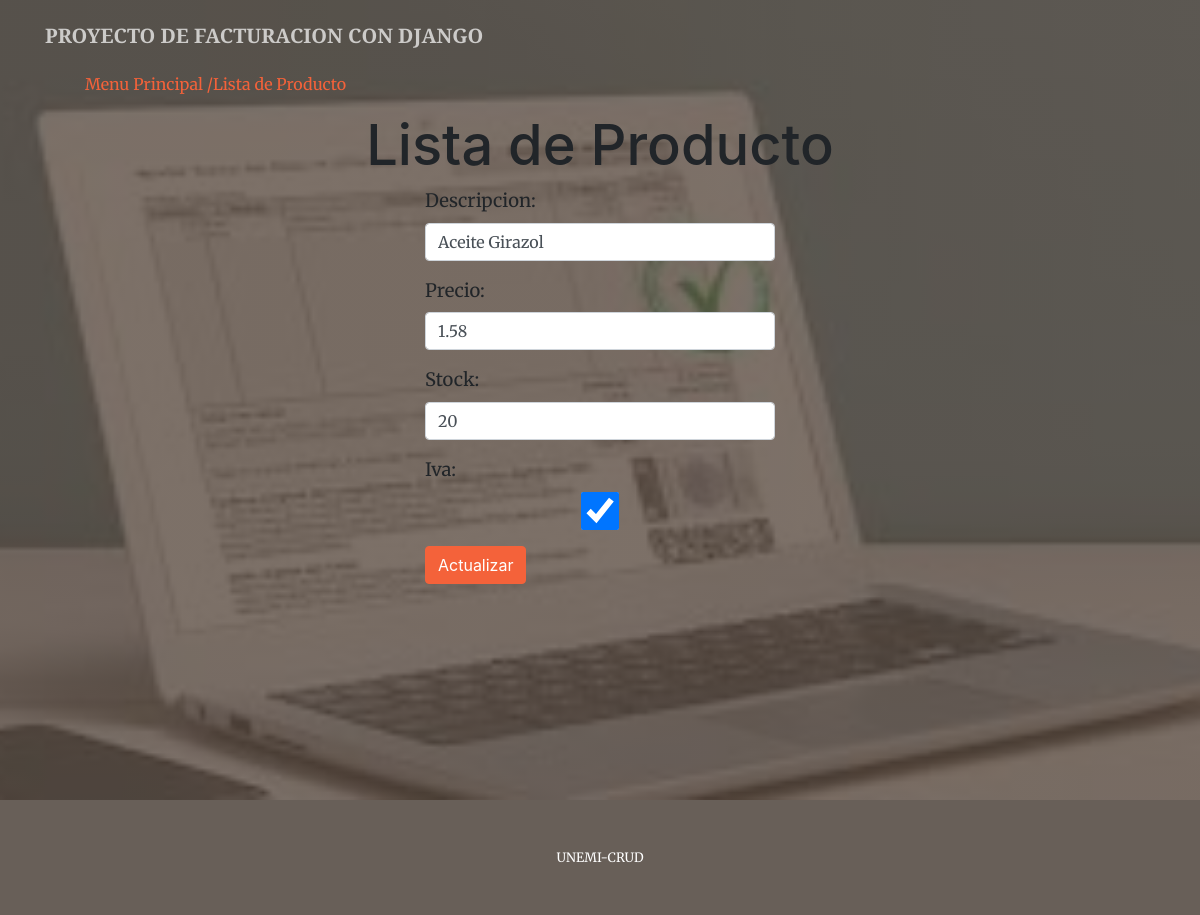
/editarproducto/5/, run on the app's committed database.
### ORM_Django/models.py (models this page shows, shortened)
class Producto(models.Model):
    descripcion = models.CharField(max_length=100)
    precio = models.FloatField(default=0)
    stock = models.IntegerField(default=0)
    iva = models.BooleanField(default=True)
    class Meta:
        verbose_name = 'Producto'
        verbose_name_plural = 'Productos'
        ordering = ["descripcion"]

### ORM_Django/views.py (the view)
# urls.py: path('editarproducto/<int:id>/', editarproducto, name='editarproducto'),
def editarproducto(request, id):
    opciones = {'Menu': 'Menu Principal',
                'Contacto': 'Lista de Producto', 'Acerca': 'Acerca del Blog', 'accion': 'Actualizar'}
    product = Producto.objects.get(id=id)
    if request.method == 'GET':
        form = ProductoForm(instance=product)
        opciones['form'] = form
    else:
        form = ProductoForm(request.POST, instance=product)
        if form.is_valid():
            form.save()
            return redirect('/listarproducto/')
    return render(request, 'producto.html', opciones)

### ORM_Django/forms.py
class ProductoForm(forms.ModelForm):
    class Meta:
        model = Producto
        fields = ('descripcion', 'precio', 'stock', 'iva')
        labels = {'descripcion': 'Descripcion', 'precio': 'Precio', 'stock': 'Stock', 'iva': 'Iva'}
        widgets = {
            'descripcion': forms.TextInput(attrs={'class': 'form-control','onkeypress':'return soloLetras(event)'}),
            'precio': forms.TextInput(attrs={'class': 'form-control','onkeypress':'return soloNumerosdecimales(event,this)'}),
            'stock': forms.TextInput(attrs={'class': 'form-control','onkeypress':'return soloNumeros(event)'}),
            'iva': forms.CheckboxInput(attrs={'class': 'form-control'}),
        }

### templates/producto.html (shortened to what this page needs)
<!DOCTYPE html>
<html lang="en">
<head>
    {% load static %}
    <link href="https://cdnjs.cloudflare.com/ajax/libs/magnific-popup.js/1.1.0/magnific-popup.min.css"
          rel="stylesheet"/>
    <link href="{% static 'css/styles.css' %}" rel="stylesheet"/>
</head>
<body id="page-top">
<nav class="navbar navbar-expand-lg navbar-light fixed-top py-3" id="mainNav">
    <div class="container">
        <a class="navbar-brand js-scroll-trigger" href="#page-top">PROYECTO DE FACTURACION CON DJANGO </a>
    </div>
</nav>
<header class="masthead">
    <div class="container">
        <ul>
            <l1><a href='/'>{{ Menu }}</a></l1>
            <l1><a href='/listarproducto'>/{{ Contacto }}</a></l1>
        </ul>
        <center><h1>{{ Contacto }}</h1></center>
        <form action="" method="post">
            <div class="row">
                <div class="col-md-4"></div>
                <div class="col-md-4">
                    {{ form.as_p }}
                    <button class="btn btn-primary" type="submit">{{ accion }}</button>
                </div>
                <div class="col-md-4"></div>
            </div>
        </form>
    </div>
</header>
<footer class="bg-light py-5">
    <div class="container">
        <div class="small text-center text-muted">UNEMI-CRUD</div>
    </div>
</footer>
</body>
</html>

### data on the page
Producto: descripcion "Aceite Girazol", precio "1.58", stock "20", iva "☑"

### other printed values
{{ Menu }} "Menu Principal"
{{ Contacto }} "Lista de Producto"
{{ accion }} "Actualizar"
